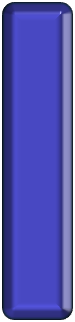
#> input picture datainfo/collect/single_pendulum/pendulum.png, 75 x 322 px, found by its file name
$ python make_data.py
#> lines starting #> are read from the running program, lines starting #| are printed output that depends on the picture
import os
import shutil
import numpy as np
from tqdm import tqdm
from PIL import Image
from scipy.integrate import solve_ivp

def mkdir(folder):
    if os.path.exists(folder):
        shutil.rmtree(folder)
    os.makedirs(folder)


def engine(rng, num_frm, fps=60):
    # parameters
    m = 1.0
    l = 0.5
    g = 9.81
    lam = 0.2
    dt = 2.0 / fps
    t_eval = np.arange(num_frm) * dt

    # solve equations of motion
    # y = [theta, vel_theta]
    f = lambda t, y: [y[1], -3*g/(2*l) * np.sin(y[0]) - lam*y[1]]
    initial_state = [rng.uniform(0, np.pi/2), rng.uniform(-5, 5)]
    sol = solve_ivp(f, [t_eval[0], t_eval[-1]], initial_state, t_eval=t_eval, rtol=1e-6)

    states = sol.y.T
    return states


def render(theta):
#> called with theta = 1
    bg_color = (215, 205, 192)
    im = Image.new('RGB', (800, 800), bg_color)
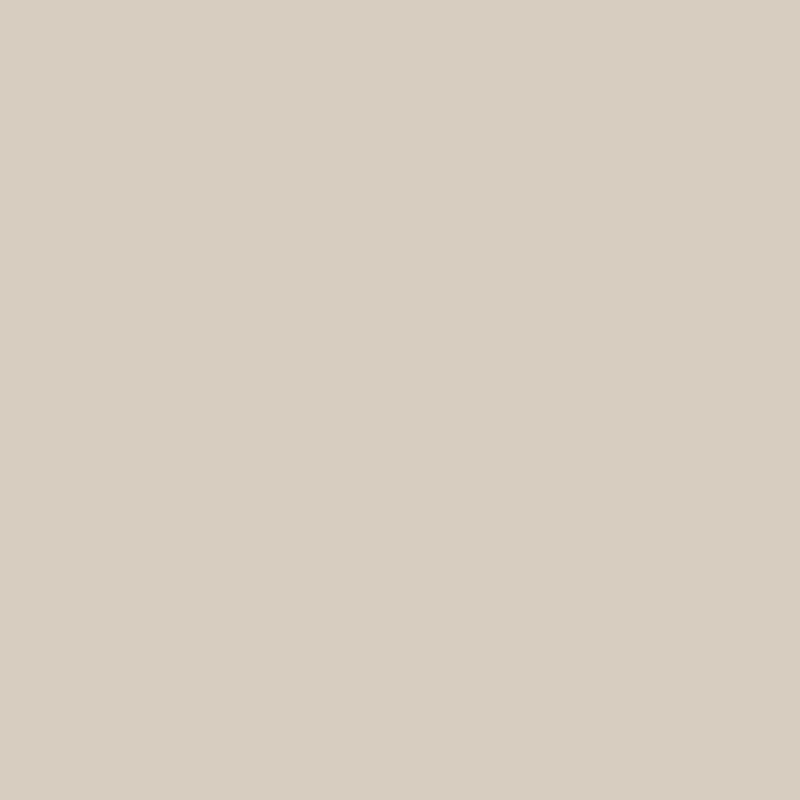
#> im: PIL image 800x800 RGB; mean R, G, B 215, 205, 192


    pendulum_im = Image.open(os.getcwd()+'/datainfo/collect/single_pendulum/pendulum.png')
#> pendulum_im is the input picture: PIL image 75x322 RGBA; mean R, G, B, A 65.5, 66.4, 157.7, 236.9
    im.paste(pendulum_im, (363, 400))
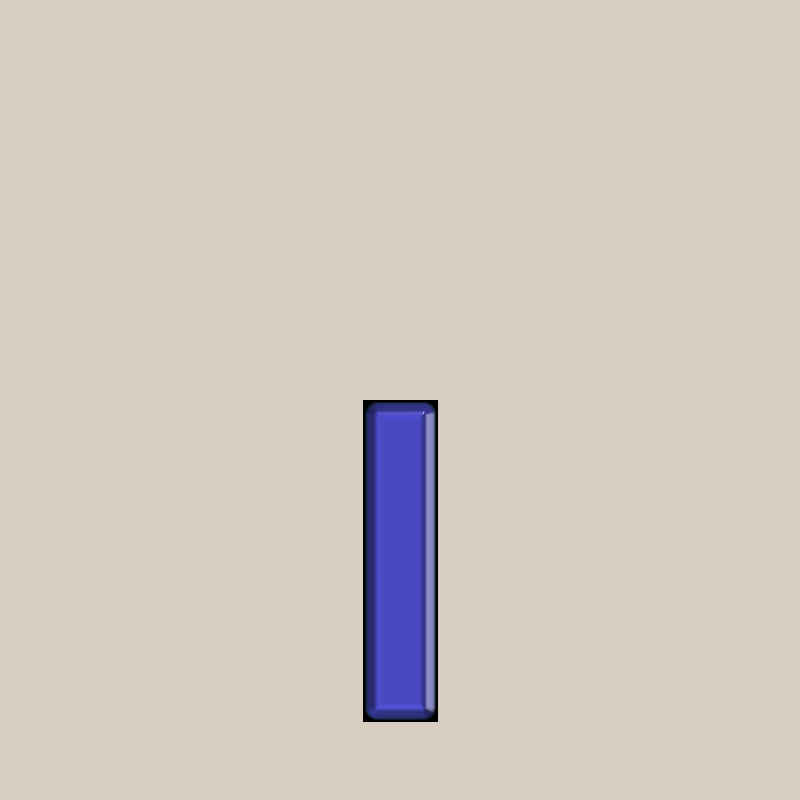
#> im: PIL image 800x800 RGB; mean R, G, B 209.4, 199.8, 190.7
    im = im.rotate(theta*180/np.pi, fillcolor=bg_color)
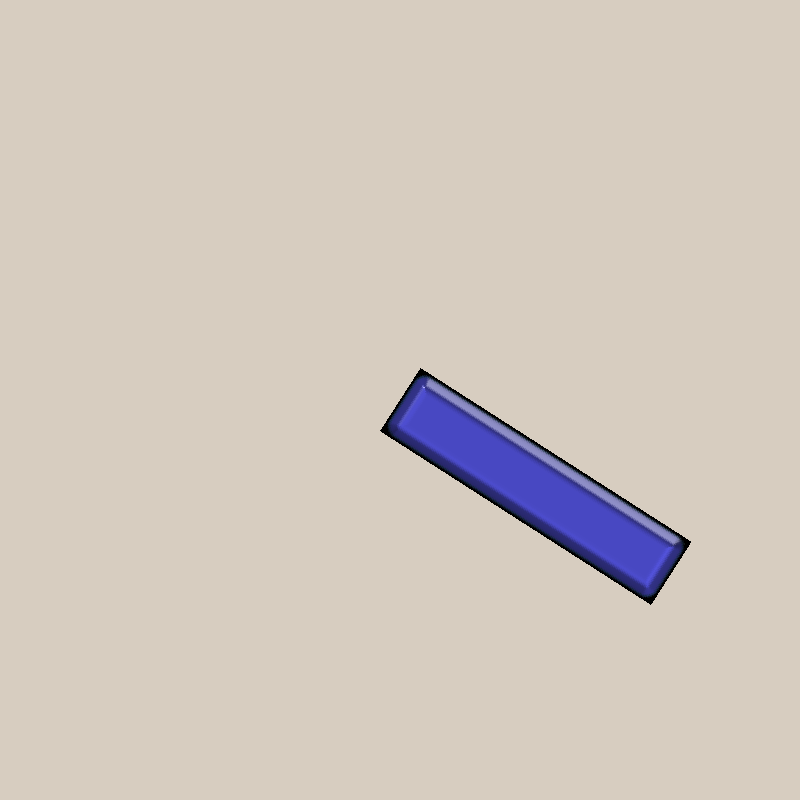
#> im: PIL image 800x800 RGB; mean R, G, B 209.4, 199.8, 190.7
    im = im.resize((128,128))
#> im: PIL image 128x128 RGB
    return im


def make_data(data_filepath, num_seq, num_frm, seed=0):
    mkdir(data_filepath)
    rng = np.random.default_rng(seed)
    states = np.zeros((num_seq, num_frm, 2))

    for n in tqdm(range(num_seq)):
        seq_filepath = os.path.join(data_filepath, str(n))
        mkdir(seq_filepath)
        states[n, :, :] = engine(rng, num_frm)
        for k in range(num_frm):
            im = render(states[n, k, 0])
            im.save(os.path.join(seq_filepath, str(k)+'.png'))

    np.save(os.path.join(data_filepath, 'states.npy'), states)


if __name__ == '__main__':
    data_filepath = '/data/kuang/visphysics_data/single_pendulum'
#> (the run stopped early here; a loop or call above may not have finished)
